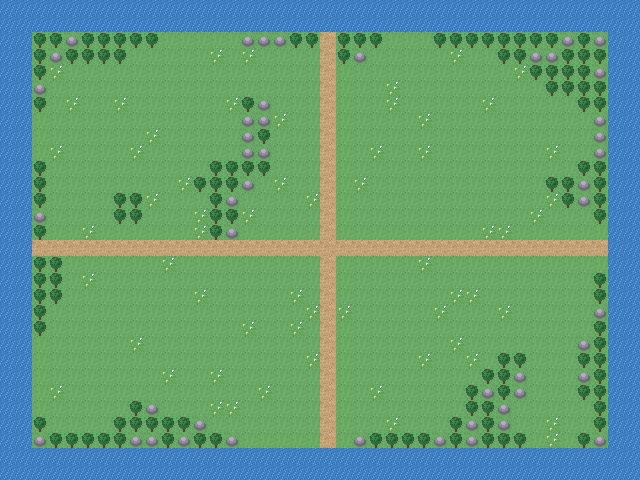

Rendered tile map (Tiled .tmx) drawn with the repository's tilesets; below, a short description and the map source with its tile grids summarised:
An orthogonal 40x30 tile map with 16x16 px tiles, 2 tile layers (Nen, TrangTri), 1 hidden layer not drawn and 40 objects (28x coin, 7x zombie, 4x skeleton, george).

<map version="1.10" tiledversion="1.10.2" orientation="orthogonal" renderorder="right-down" width="40" height="30" tilewidth="16" tileheight="16" infinite="0" nextlayerid="6" nextobjectid="41">
 <tileset firstgid="1" name="gold_rush" tilewidth="16" tileheight="16" tilecount="9" columns="9">
  <image source="../images/tileset.png" width="144" height="16" />
 </tileset>
  <layer id="1" name="Nen" width="40" height="30">
   <data>[1200 cells, 1200 non-empty, 4 distinct tile ids]</data>
  </layer>
  <layer id="2" name="TrangTri" width="40" height="30">
   <data>[1200 cells, 173 non-empty, 2 distinct tile ids]</data>
  </layer>
  <layer id="3" name="VaCham" width="40" height="30" visible="0">
   <data>[1200 cells, 437 non-empty, 1 distinct tile ids]</data>
  </layer>
  <objectgroup id="4" name="DoiTuong">
   <object id="1" name="george" x="328" y="56" width="0" height="0" />
   <object id="2" name="coin" x="40" y="408" width="0" height="0" />
   <object id="3" name="coin" x="584" y="120" width="0" height="0" />
   <object id="4" name="coin" x="168" y="40" width="0" height="0" />
   <object id="5" name="coin" x="440" y="424" width="0" height="0" />
   <object id="6" name="coin" x="248" y="280" width="0" height="0" />
   <object id="7" name="coin" x="568" y="440" width="0" height="0" />
   <object id="8" name="coin" x="392" y="40" width="0" height="0" />
   <object id="9" name="coin" x="56" y="200" width="0" height="0" />
   <object id="10" name="coin" x="456" y="216" width="0" height="0" />
   <object id="11" name="coin" x="312" y="152" width="0" height="0" />
   <object id="12" name="coin" x="600" y="264" width="0" height="0" />
   <object id="13" name="coin" x="200" y="408" width="0" height="0" />
   <object id="14" name="coin" x="344" y="360" width="0" height="0" />
   <object id="15" name="coin" x="232" y="152" width="0" height="0" />
   <object id="16" name="coin" x="504" y="328" width="0" height="0" />
   <object id="17" name="coin" x="120" y="312" width="0" height="0" />
   <object id="18" name="coin" x="296" y="440" width="0" height="0" />
   <object id="19" name="coin" x="392" y="280" width="0" height="0" />
   <object id="20" name="coin" x="88" y="104" width="0" height="0" />
   <object id="21" name="coin" x="472" y="88" width="0" height="0" />
   <object id="22" name="coin" x="168" y="216" width="0" height="0" />
   <object id="23" name="coin" x="328" y="40" width="0" height="0" />
   <object id="24" name="coin" x="264" y="376" width="0" height="0" />
   <object id="25" name="coin" x="552" y="200" width="0" height="0" />
   <object id="26" name="coin" x="408" y="136" width="0" height="0" />
   <object id="27" name="coin" x="360" y="216" width="0" height="0" />
   <object id="28" name="coin" x="136" y="152" width="0" height="0" />
   <object id="29" name="coin" x="264" y="72" width="0" height="0" />
   <object id="30" name="zombie" x="168" y="312" width="0" height="0" />
   <object id="31" name="zombie" x="312" y="392" width="0" height="0" />
   <object id="32" name="zombie" x="184" y="152" width="0" height="0" />
   <object id="33" name="zombie" x="168" y="296" width="0" height="0" />
   <object id="34" name="zombie" x="136" y="56" width="0" height="0" />
   <object id="35" name="zombie" x="216" y="264" width="0" height="0" />
   <object id="36" name="zombie" x="296" y="360" width="0" height="0" />
   <object id="37" name="skeleton" x="168" y="184" width="0" height="0" />
   <object id="38" name="skeleton" x="216" y="312" width="0" height="0" />
   <object id="39" name="skeleton" x="456" y="328" width="0" height="0" />
   <object id="40" name="skeleton" x="120" y="376" width="0" height="0" />
  </objectgroup>
</map>
